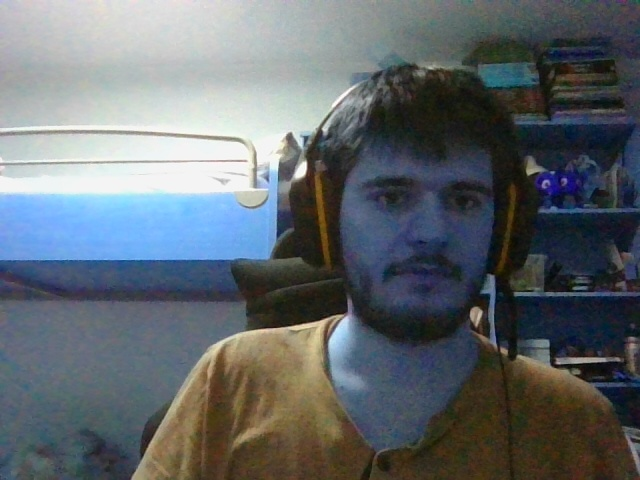
#> input picture main_projekt/result.jpg, 640 x 480 px
$ python compression.py
#> lines starting #> are read from the running program, lines starting #| are printed output that depends on the picture
#> in compress_image, `img = cv2.imread(input_path, cv2.IMREAD_GRAYSCALE)`:
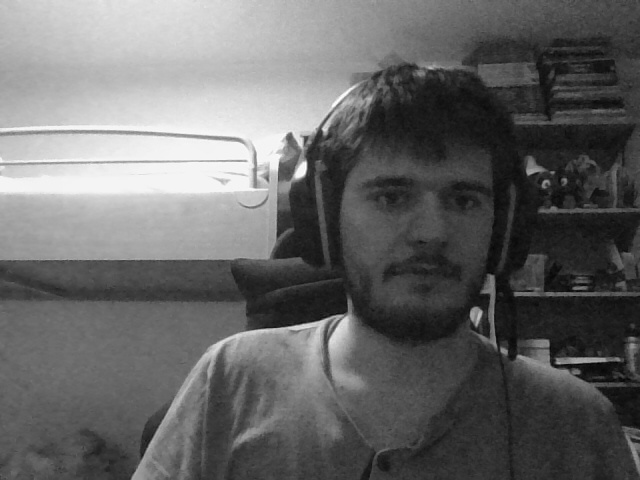
#> img: shape (480, 640); min 0, max 255, mean 103
import cv2
import numpy as np
import math
import struct


def predict(img):
    x, y = img.shape
#> x = 480; y = 640
    img = img.astype(int)
    predicted = np.zeros(int(x*y), dtype=int)
    predicted[0] = img[0, 0]

    for i in range(1, x):
        predicted[i] = img[i - 1, 0] - img[i, 0]
    for j in range(1, y):
        predicted[int(i*x)] = img[0, j - 1] - img[0, j]
    for i in range(1, x):
        for j in range(1, y):
            if img[i - 1, j - 1] >= max(img[i - 1, j], img[i, j - 1]):
                value = min(img[i - 1, j], img[i, j - 1])
            elif img[i - 1, j - 1] <= min(img[i - 1, j], img[i, j - 1]):
                value = max(img[i - 1, j], img[i, j - 1])
            else:
                value = img[i - 1, j] + img[i, j - 1] - img[i - 1, j - 1]
            predicted[int(j*x+i)] = value - img[i, j]
#> in compress_image, `predicted ,x,y= predict(img)`: x = 480; y = 640
    return predicted, x,y


def encode(predicted,x,y):
#> called with predicted = array of shape (307200,), x = 480, y = 640
    flattened = predicted
    nc = np.zeros_like(flattened)
    nc[0] = flattened[0]
    for i in range(1, len(flattened)):
        if flattened[i] >= 0:
            nc[i] = flattened[i] * 2
        else:
            nc[i] = abs(flattened[i]) * 2 - 1
        nc[i] += nc[i - 1]

    header = struct.pack("IIBI", x, len(nc), nc[0],nc[len(nc)-1])
    compressed_data = bytearray(header)

    def recursive_encode(L, H):
#> called with L = 0, H = 307199
        if H - L <= 1 or nc[L] == nc[H]:
            return
        m = (H + L) // 2
        g = math.ceil(math.log2(nc[H] - nc[L] + 1))
#> g = 21
        value = nc[m] - nc[L]
#> value = 394974

        compressed_data.extend(int(value).to_bytes((g + 7) // 8, "big"))
        if L<m:
            recursive_encode(L, m)
        if m < H:
            recursive_encode(m, H)

    recursive_encode(0, len(nc) - 1)
    return compressed_data


def compress_image(input_path, output_path):
    img = cv2.imread(input_path, cv2.IMREAD_GRAYSCALE)
    if img is None:
        raise FileNotFoundError(f"Image not found at {input_path}")

    predicted ,x,y= predict(img)
    compressed_data = encode(predicted,x,y)

    with open(output_path, "wb") as f:
        f.write(compressed_data)


def decode(compressed_data):
    header_size = struct.calcsize("IIBI")
    x, length, first_value,last_value = struct.unpack("IIBI", compressed_data[:header_size])
    y = length/x
    nc = np.zeros(length)
    nc[0] = first_value
    nc[length-1] = last_value


    def recursive_decode(L, H):
#> called with L = 0, H = 307199
        if H - L <= 1:
            return
        if nc[L]==nc[H]:
            for i in range(L+1,H):
                nc[i] = nc[L]
        m = (H + L) // 2

        g = math.ceil(math.log2(nc[H] - nc[L] + 1))
        value_size = (g + 7) // 8
        value_bytes = compressed_data[recursive_decode.index:recursive_decode.index + value_size]
        recursive_decode.index += value_size
        value = int.from_bytes(value_bytes, "big")
#> value = 394974

        nc[m] = nc[L] + value
        if L < m:
            recursive_decode(L, m)
        if m <H:
            recursive_decode(m, H)

    recursive_decode.index = header_size
    recursive_decode(0, int(length - 1))
    return nc,x,y,length


def decompress(nc,x,y):
#> called with nc = array of shape (307200,), x = 480, y = 640
    x = int(x)
    y = int(y)
    img = np.zeros((x, y), dtype=int)
    img[0, 0] = nc[0]

    for i in range(1, x):
        img[i, 0] = img[i - 1, 0] - nc[i]
    for j in range(1, y):
        img[0, j] = img[0, j - 1] - nc[int(j* x)]
    for i in range(1, x):
        for j in range(1, y):
            if img[i - 1, j - 1] >= max(img[i - 1, j], img[i, j - 1]):
                value = min(img[i - 1, j], img[i, j - 1])
            elif img[i - 1, j - 1] <= min(img[i - 1, j], img[i, j - 1]):
                value = max(img[i - 1, j], img[i, j - 1])
            else:
                value = img[i - 1, j] + img[i, j - 1] - img[i - 1, j - 1]
            img[i, j] = value - nc[int(j*x+i)]
    return img

def decompress_image(input_path, output_path):
    with open(input_path, "rb") as f:
        compressed_data = f.read()

    C,x,y,length = decode(compressed_data)


    N = np.zeros(length, dtype=int)
    N[1:] = C[1:] - C[:-1]

    E = np.zeros(length, dtype=int)
    E[0] = C[0]
    E[1:] = np.where(N[1:] % 2 == 0, N[1:] // 2, -(N[1:] + 1) // 2)
    img = decompress(E,x,y)


    cv2.imwrite(output_path, img)
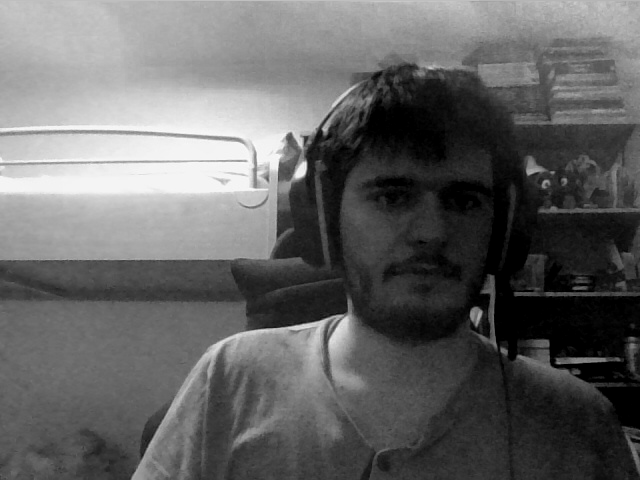
#> saved as decompressed_image.jpg: shape (480, 640); min 0, max 252, mean 100.1
def decompress_image_show(input_path):
    with open(input_path, "rb") as f:
        compressed_data = f.read()

    C, x, y, length = decode(compressed_data)

    N = np.zeros(length, dtype=int)
    N[1:] = C[1:] - C[:-1]

    E = np.zeros(length, dtype=int)
    E[0] = C[0]
    E[1:] = np.where(N[1:] % 2 == 0, N[1:] // 2, -(N[1:] + 1) // 2)
    img = decompress(E, x, y)
    img = np.clip(img, 0, 255).astype(np.uint8)
    cv2.imshow("Decompressed Image", img)
    cv2.waitKey(0)
    cv2.destroyAllWindows()

input_image = "result.jpg"
compressed_file = "compressed_image.bin"
decompressed_image = "decompressed_image.jpg"
compress_image(input_image, compressed_file)
decompress_image(compressed_file, decompressed_image)
